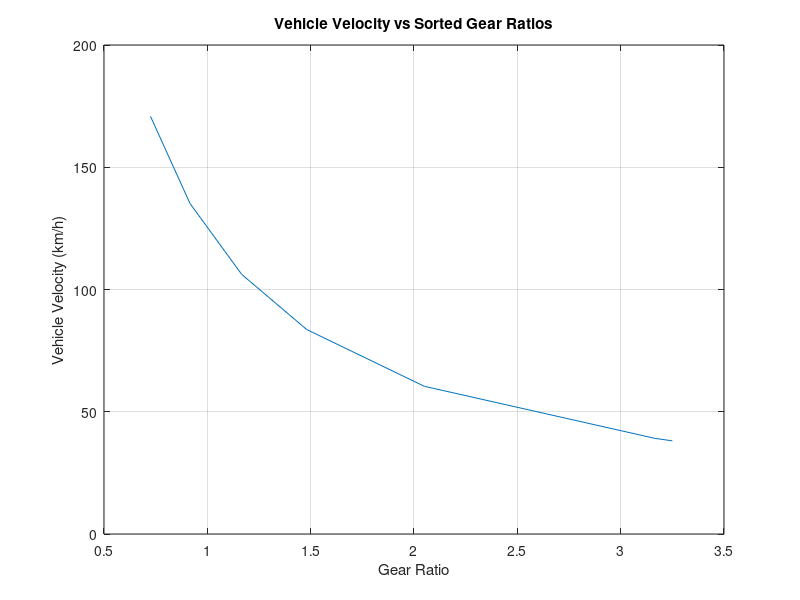

Write MATLAB code to recreate this figure.
clc; clear;

GR = [3.166, 2.05, 1.481, 1.166, 0.916, 0.725, 3.25];
[GR_sorted, idx] = sort(GR);
Velocity = 123.84 ./ GR;
Velocity_sorted = Velocity(idx);

for i = 1:length(GR_sorted)
    fprintf('Gear %d \t Gear Ratio = %.3f \t Velocity = %.2f km/h\n', ...
            i, GR_sorted(i), Velocity_sorted(i));
end

plot(GR_sorted, Velocity_sorted)
xlabel('Gear Ratio')
ylabel('Vehicle Velocity (km/h)')
title('Vehicle Velocity vs Sorted Gear Ratios')
grid on
